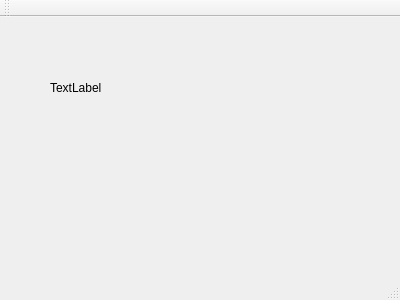
<?xml version="1.0" encoding="UTF-8"?>
<ui version="4.0">
 <class>MainWindow</class>
 <widget class="QMainWindow" name="MainWindow">
  <property name="geometry">
   <rect>
    <x>0</x>
    <y>0</y>
    <width>400</width>
    <height>300</height>
   </rect>
  </property>
  <property name="windowTitle">
   <string>MainWindow</string>
  </property>
  <widget class="QWidget" name="centralWidget">
   <widget class="QLabel" name="label">
    <property name="geometry">
     <rect>
      <x>50</x>
      <y>60</y>
      <width>231</width>
      <height>21</height>
     </rect>
    </property>
    <property name="text">
     <string>TextLabel</string>
    </property>
   </widget>
  </widget>
  <widget class="QMenuBar" name="menuBar">
   <property name="geometry">
    <rect>
     <x>0</x>
     <y>0</y>
     <width>400</width>
     <height>22</height>
    </rect>
   </property>
  </widget>
  <widget class="QToolBar" name="mainToolBar">
   <attribute name="toolBarArea">
    <enum>TopToolBarArea</enum>
   </attribute>
   <attribute name="toolBarBreak">
    <bool>false</bool>
   </attribute>
  </widget>
  <widget class="QStatusBar" name="statusBar"/>
 </widget>
 <layoutdefault spacing="6" margin="11"/>
 <resources/>
 <connections/>
</ui>
